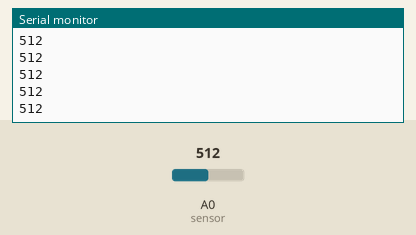
Recording of a sketch running on a simulated Arduino Uno, built with avr-gcc and run on an emulated ATmega328P. On the bench: the last lines printed to the serial monitor. Inputs (shaded band) come from the test bench; at power-on: A0 (sensor) = 512.

Above: at 1.2 s.
1.3 s: A0 (sensor) set to 716
At 2.4 s:
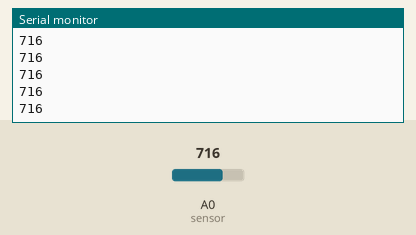
2.8 s: A0 (sensor) set to 900
At 3.9 s:
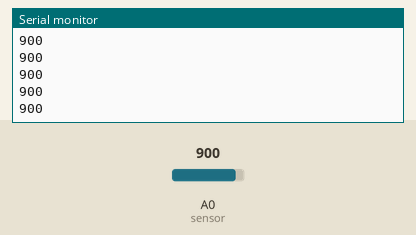
Timing chart, 0 to 5.8 s (numbered marks = the images above; inputs shaded):
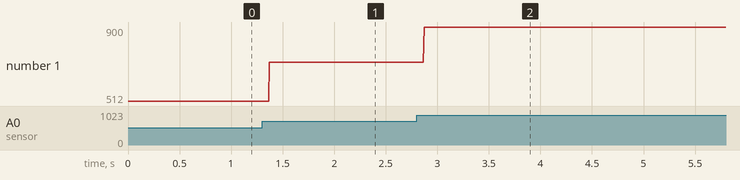

The sketch:

01-sensor-de-luminosidade.ino
```cpp
/**
 Sensor de luminosidade
 @author Erica Viana
*/


int sensor; // Variável que vai armazenar o valor do sensor

void setup() {
  Serial.begin (9600); // Para o Arduino conseguir conversar com o sensor
}

void loop() {
	sensor = analogRead(A0);   //leitura do sensor na porta A0 (0 a 1024)
	Serial.println(sensor);    //escrever no terminal o valor da variavel
}
```

Measured:
- after the input at 1.3 s, the serial monitor: prints a new line after 0.07 s (image 1)
- after the input at 2.8 s, the serial monitor: prints a new line after 0.07 s (image 2)
- plotted number 1: 512 → 716 after the input at 1.3 s, 716 → 900 after the input at 2.8 s
